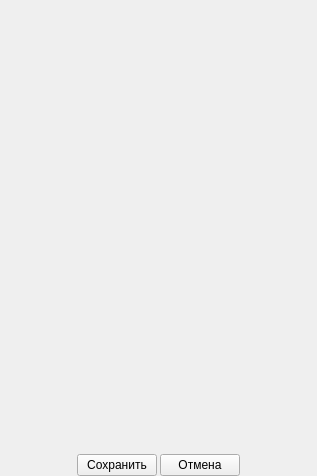
<?xml version="1.0" encoding="UTF-8"?>
<ui version="4.0">
 <class>GraphItemPropertyEditor</class>
 <widget class="QWidget" name="GraphItemPropertyEditor">
  <property name="geometry">
   <rect>
    <x>0</x>
    <y>0</y>
    <width>317</width>
    <height>476</height>
   </rect>
  </property>
  <property name="windowTitle">
   <string>Form</string>
  </property>
  <layout class="QVBoxLayout" name="verticalLayout_3" stretch="10,1">
   <property name="spacing">
    <number>3</number>
   </property>
   <property name="leftMargin">
    <number>0</number>
   </property>
   <property name="topMargin">
    <number>0</number>
   </property>
   <property name="rightMargin">
    <number>0</number>
   </property>
   <property name="bottomMargin">
    <number>0</number>
   </property>
   <item>
    <widget class="QStackedWidget" name="stackedWidget">
     <property name="currentIndex">
      <number>1</number>
     </property>
     <widget class="QWidget" name="emptyPage">
      <layout class="QVBoxLayout" name="verticalLayout">
       <item>
        <widget class="QLabel" name="label">
         <property name="text">
          <string>ВЫберите объект</string>
         </property>
         <property name="alignment">
          <set>Qt::AlignCenter</set>
         </property>
        </widget>
       </item>
      </layout>
     </widget>
     <widget class="QWidget" name="editorPage"/>
    </widget>
   </item>
   <item>
    <layout class="QHBoxLayout" name="horizontalLayout">
     <item>
      <spacer name="horizontalSpacer">
       <property name="orientation">
        <enum>Qt::Horizontal</enum>
       </property>
       <property name="sizeHint" stdset="0">
        <size>
         <width>40</width>
         <height>20</height>
        </size>
       </property>
      </spacer>
     </item>
     <item>
      <widget class="QPushButton" name="save_pushButton">
       <property name="text">
        <string>Сохранить</string>
       </property>
      </widget>
     </item>
     <item>
      <widget class="QPushButton" name="cancel_pushButton">
       <property name="text">
        <string>Отмена</string>
       </property>
      </widget>
     </item>
     <item>
      <spacer name="horizontalSpacer_2">
       <property name="orientation">
        <enum>Qt::Horizontal</enum>
       </property>
       <property name="sizeHint" stdset="0">
        <size>
         <width>40</width>
         <height>20</height>
        </size>
       </property>
      </spacer>
     </item>
    </layout>
   </item>
  </layout>
 </widget>
 <resources/>
 <connections/>
</ui>
